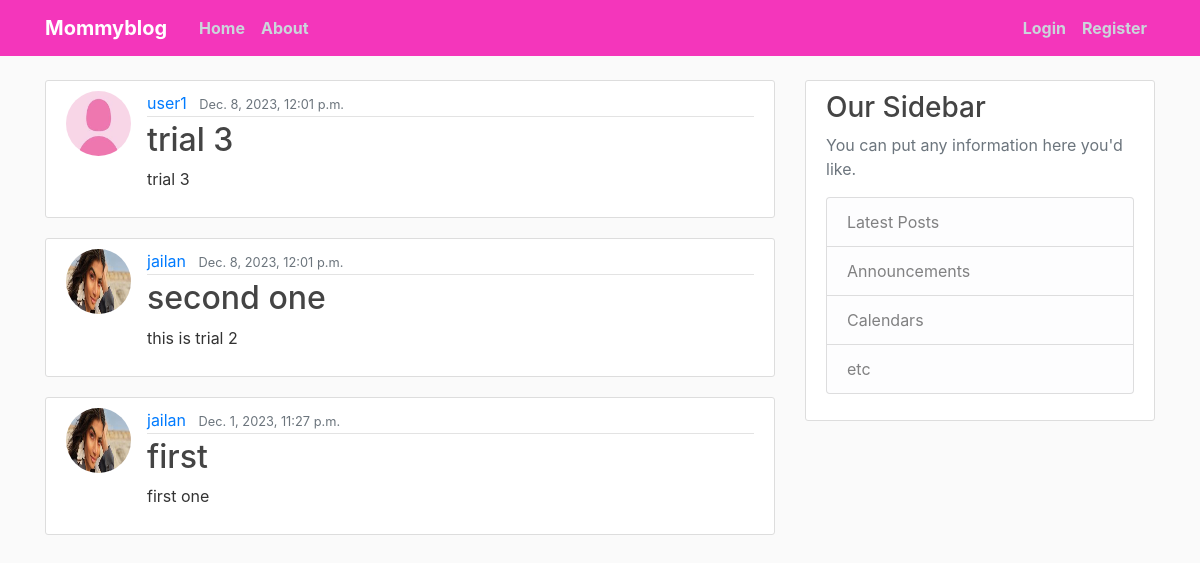
The app's page /, older data.
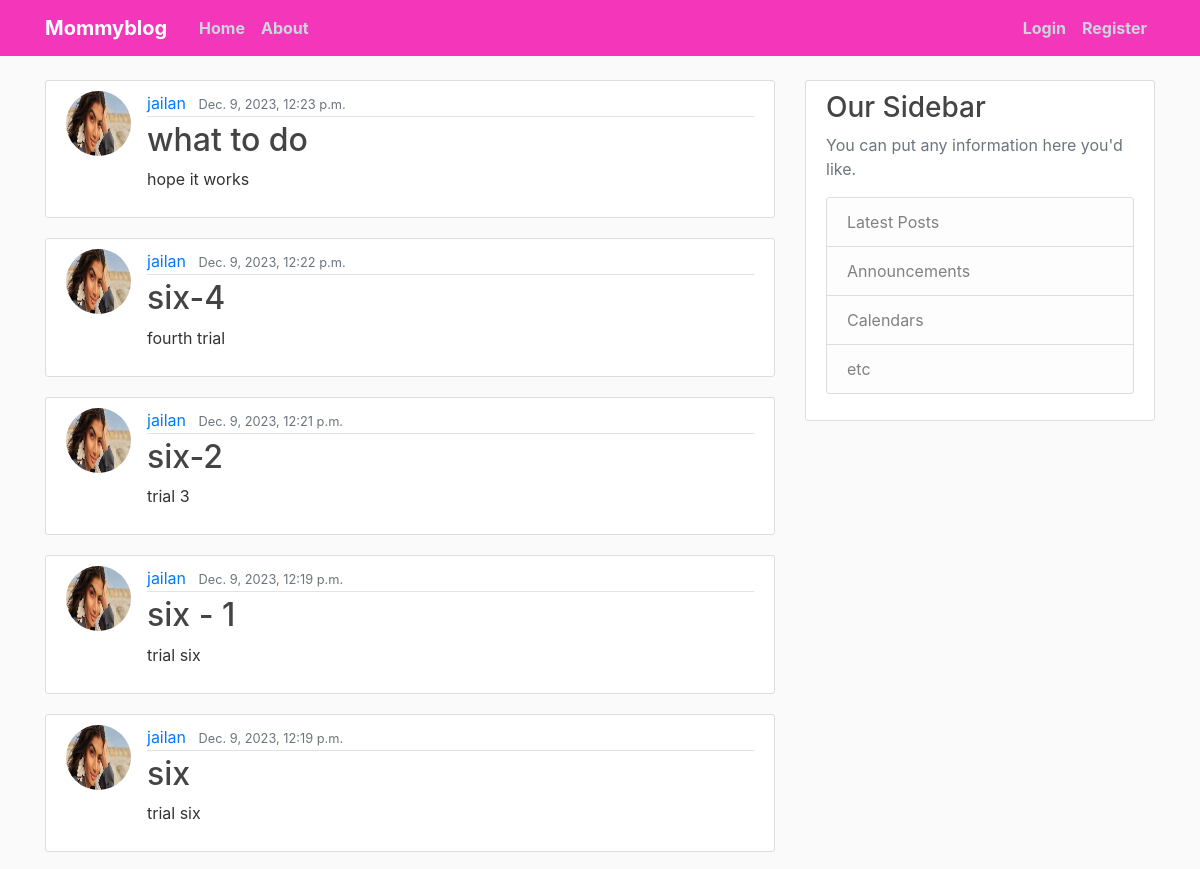
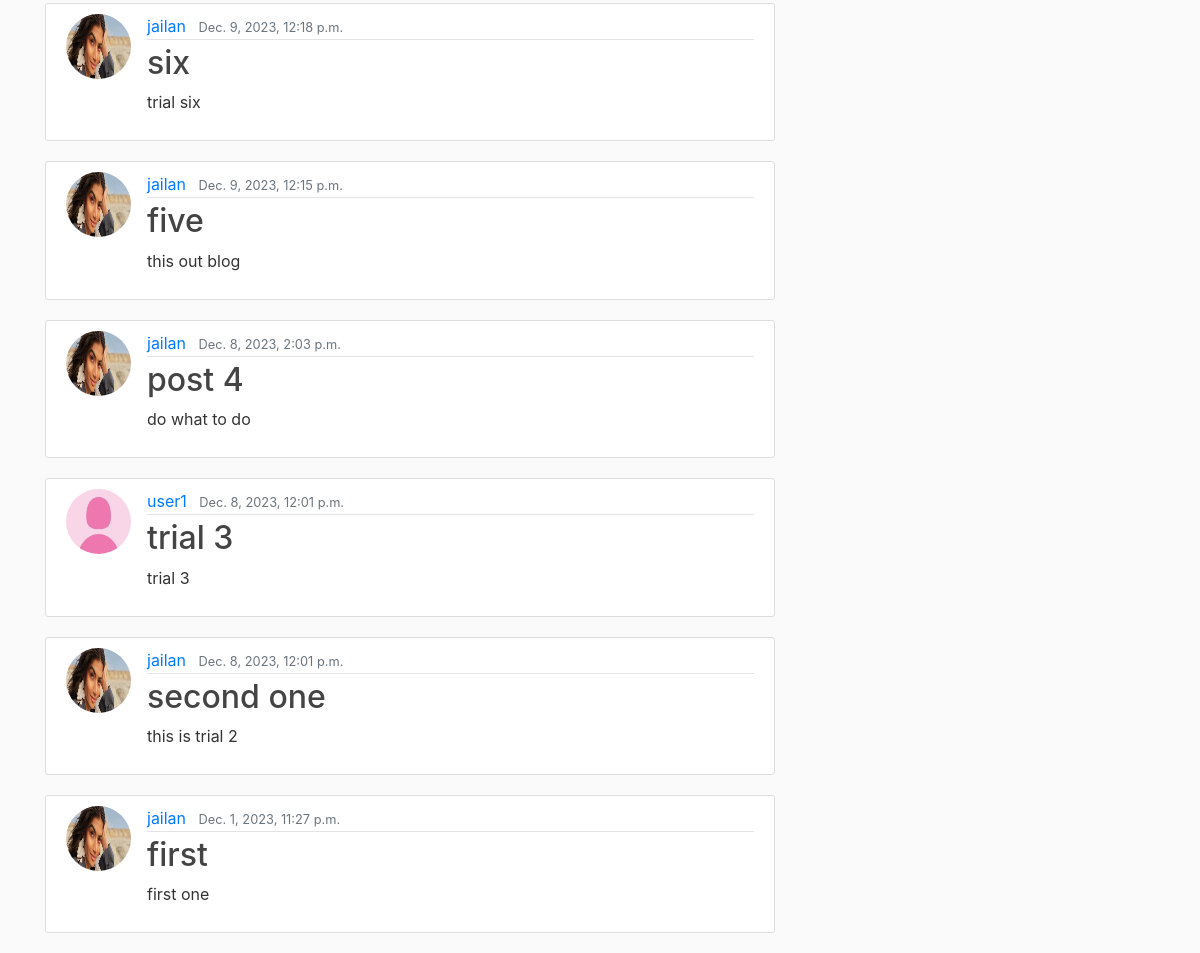
The same page, newer data (2 pictures, top to bottom).
### blog/models.py (models this page shows, shortened)
class Post(models.Model):
    title = models.CharField(max_length=200)
    content = models.TextField()
    date_posted = models.DateTimeField(default=timezone.now)
    author = models.ForeignKey(User, on_delete=models.CASCADE)

### users/models.py (models this page shows, shortened)
class Profile(models.Model):
    user = models.OneToOneField(User, on_delete=models.CASCADE)
    Bio = models.CharField(max_length=1000, blank=True)
    image = models.ImageField(default='default.jpg', upload_to='profile_photos')

### blog/views.py (the view)
# urls.py: path('', PostListView.as_view(), name='blog-home'),
class PostListView(ListView):
    model = Post
    template_name = 'blog/home.html'
    context_object_name = 'posts'
    ordering = ['-date_posted']

### templates/blog/home.html
{% extends "base.html" %}
{% block content %}
    {% for post in posts %}
    <article class="media content-section">
      <img class="rounded-circle article-img" src="{{ post.author.profile.image.url }}">
        <div class="media-body">
          <div class="article-metadata">
            <a class="mr-2" href="#">{{ post.author }}</a>
            <small class="text-muted">{{ post.date_posted }}</small>
          </div>
          <h2><a class="article-title" href="{% url 'blog-post-detail' post.id %}">{{ post.title }}</a></h2>
          <p class="article-content">{{ post.content }}</p>
        </div>
    </article>
    {% endfor %}
{% endblock content %}

### templates/base.html (shortened to what this page needs)
{% load static %}
<!DOCTYPE html>
<html lang="en">
    <link rel="stylesheet" href="https://cdn.jsdelivr.net/npm/bootstrap@4.0.0/dist/css/bootstrap.min.css">
    <link rel="stylesheet"  href="{% static 'css/main.css' %}">
</head>
<body>
  <header class="site-header">
    <nav class="navbar navbar-expand-md navbar-dark bg-steel fixed-top">
      <div class="container">
        <a class="navbar-brand mr-4" href="{% url 'blog-home' %}"><b>Mommyblog</b></a>
        <div class="collapse navbar-collapse" id="navbarToggle">
          <div class="navbar-nav mr-auto">
            <a class="nav-item nav-link" href="{% url 'blog-home' %}"><b>Home</b></a>
            <a class="nav-item nav-link" href="{% url 'blog-about' %}"><b>About</b></a>
          </div>
          <div class="navbar-nav">
            {% if user.is_authenticated %}
            <a class="nav-item nav-link" href="{% url 'users-profile' %}"><b>profile</b></a>
            <a class="nav-item nav-link" href="{% url 'blog-post-create' %}"><b>New Post</b></a>
            <a class="nav-item nav-link" href="{% url 'logout' %}"><b>Logout</b></a>
            {% else %}
            <a class="nav-item nav-link" href="{% url 'login' %}"><b>Login</b></a>
            <a class="nav-item nav-link" href="{% url 'users-register' %}"><b>Register</b></a>
            {% endif %}
          </div>
        </div>
      </div>
    </nav>
  </header>
    <main role="main" class="container">
        <div class="row">
          <div class="col-md-8">
            {% block content %}{% endblock %}
          </div>
          <div class="col-md-4">
            <div class="content-section">
              <h3>Our Sidebar</h3>
              <p class='text-muted'>You can put any information here you'd like.
                <ul class="list-group">
                  <li class="list-group-item list-group-item-light">Latest Posts</li>
                  <li class="list-group-item list-group-item-light">Announcements</li>
                  <li class="list-group-item list-group-item-light">Calendars</li>
                  <li class="list-group-item list-group-item-light">etc</li>
                </ul>
              </p>
            </div>
          </div>
        </div>
    </main>
</body>
</html>

### Mommyblog/static/css/main.css (style rules this page uses)
body { background: #fafafa; color: #333333; margin-top: 5rem; }
h1, h2, h3, h4, h5, h6 { color: #444444; }
ul { margin: 0; }
.bg-steel { background-color: #f436bb; }
.site-header .navbar-nav .nav-link { color: #cbd5db; }
.content-section { background: #ffffff; padding: 10px 20px; border: 1px solid #dddddd; border-radius: 3px; margin-bottom: 20px; }
.article-title { color: #444444; }
.article-content { white-space: pre-line; }
.article-img { height: 65px; width: 65px; margin-right: 16px; }
.article-metadata { padding-bottom: 1px; margin-bottom: 4px; border-bottom: 1px solid #e3e3e3 }

Row changes from the older to the newer data that the page shows:
added Post: author.profile.image (picture), author "jailan", date_posted "Dec. 9, 2023, 12:23 p.m.", title "what to do", content "hope it works"
added Post: author.profile.image (picture), author "jailan", date_posted "Dec. 9, 2023, 12:22 p.m.", title "six-4", content "fourth trial"
added Post: author.profile.image (picture), author "jailan", date_posted "Dec. 9, 2023, 12:21 p.m.", title "six-2", content "trial 3"
added Post: author.profile.image (picture), author "jailan", date_posted "Dec. 9, 2023, 12:19 p.m.", title "six - 1", content "trial six"
added Post: author.profile.image (picture), author "jailan", date_posted "Dec. 9, 2023, 12:19 p.m.", title "six", content "trial six"
added Post: author.profile.image (picture), author "jailan", date_posted "Dec. 9, 2023, 12:18 p.m.", title "six", content "trial six"
added Post: author.profile.image (picture), author "jailan", date_posted "Dec. 9, 2023, 12:15 p.m.", title "five", content "this out blog"
added Post: author.profile.image (picture), author "jailan", date_posted "Dec. 8, 2023, 2:03 p.m.", title "post 4", content "do what to do"
